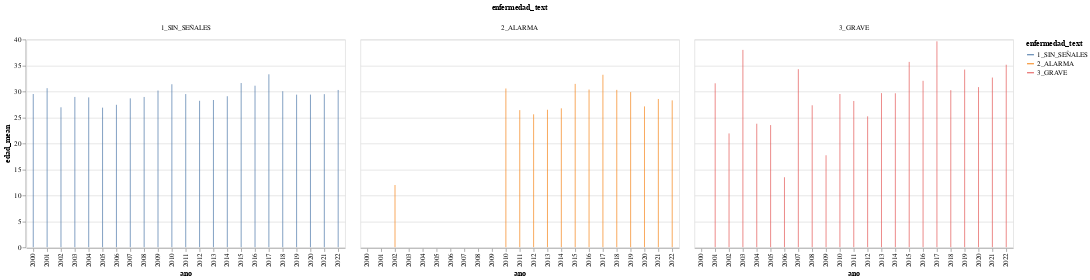

The notebook cell saved with this chart:
### Code cell
enc_data=alt_data.encode(alt.X('ano:O'),
                         alt.Column('enfermedad_text:N'),
                         alt.Y('edad_mean:Q'),
                         alt.Color('enfermedad_text:N'),tooltip=['case_sum']).interactive()
enc_data.mark_rule()

### Figure 1 — Vega-Lite specification as saved in the notebook (floating-point values rounded to 4 significant figures)
{"config": {"view": {"continuousWidth": 300, "continuousHeight": 300}}, "data": {"name": "data-ca5f517d809e5f5c8dde317cb9847822"}, "mark": {"type": "rule"}, "encoding": {"color": {"field": "enfermedad_text", "type": "nominal"}, "column": {"field": "enfermedad_text", "type": "nominal"}, "tooltip": [{"field": "case_sum", "type": "quantitative"}], "x": {"field": "ano", "type": "ordinal"}, "y": {"field": "edad_mean", "type": "quantitative"}}, "params": [{"name": "param_108", "select": {"type": "interval", "encodings": ["x", "y"]}, "bind": "scales"}], "$schema": "https://vega.github.io/schema/vega-lite/v5.17.0.json", "datasets": {"data-ca5f517d809e5f5c8dde317cb9847822": [{"ano": 2000, "enfermedad": "SIN_SEÑALES", "edad_mean": 29.51, "edad_median": 27.0, "case_sum": 4324, "enfermedad_text": "1_SIN_SEÑALES"}, {"ano": 2001, "enfermedad": "SIN_SEÑALES", "edad_mean": 30.63, "edad_median": 28.0, "case_sum": 15851, "enfermedad_text": "1_SIN_SEÑALES"}, {"ano": 2001, "enfermedad": "GRAVE", "edad_mean": 31.57, "edad_median": 28.0, "case_sum": 241, "enfermedad_text": "3_GRAVE"}, {"ano": 2002, "enfermedad": "SIN_SEÑALES", "edad_mean": 26.96, "edad_median": 24.0, "case_sum": 6278, "enfermedad_text": "1_SIN_SEÑALES"}, {"ano": 2002, "enfermedad": "ALARMA", "edad_mean": 12.0, "edad_median": 12.0, "case_sum": 1, "enfermedad_text": "2_ALARMA"}, {"ano": 2002, "enfermedad": "GRAVE", "edad_mean": 21.93, "edad_median": 19.0, "case_sum": 14, "enfermedad_text": "3_GRAVE"}, {"ano": 2003, "enfermedad": "SIN_SEÑALES", "edad_mean": 28.95, "edad_median": 27.0, "case_sum": 2850, "enfermedad_text": "1_SIN_SEÑALES"}, {"ano": 2003, "enfermedad": "GRAVE", "edad_mean": 38.0, "edad_median": 30.0, "case_sum": 15, "enfermedad_text": "3_GRAVE"}, {"ano": 2004, "enfermedad": "SIN_SEÑALES", "edad_mean": 28.86, "edad_median": 26.0, "case_sum": 7928, "enfermedad_text": "1_SIN_SEÑALES"}, {"ano": 2004, "enfermedad": "GRAVE", "edad_mean": 23.79, "edad_median": 19.0, "case_sum": 34, "enfermedad_text": "3_GRAVE"}, {"ano": 2005, "enfermedad": "SIN_SEÑALES", "edad_mean": 26.89, "edad_median": 24.0, "case_sum": 5000, "enfermedad_text": "1_SIN_SEÑALES"}, {"ano": 2005, "enfermedad": "GRAVE", "edad_mean": 23.53, "edad_median": 23.0, "case_sum": 15, "enfermedad_text": "3_GRAVE"}, {"ano": 2006, "enfermedad": "SIN_SEÑALES", "edad_mean": 27.44, "edad_median": 25.0, "case_sum": 3624, "enfermedad_text": "1_SIN_SEÑALES"}, {"ano": 2006, "enfermedad": "GRAVE", "edad_mean": 13.5, "edad_median": 8.5, "case_sum": 4, "enfermedad_text": "3_GRAVE"}, {"ano": 2007, "enfermedad": "SIN_SEÑALES", "edad_mean": 28.68, "edad_median": 26.0, "case_sum": 5299, "enfermedad_text": "1_SIN_SEÑALES"}, {"ano": 2007, "enfermedad": "GRAVE", "edad_mean": 34.29, "edad_median": 30.0, "case_sum": 35, "enfermedad_text": "3_GRAVE"}, {"ano": 2008, "enfermedad": "SIN_SEÑALES", "edad_mean": 28.94, "edad_median": 26.0, "case_sum": 10493, "enfermedad_text": "1_SIN_SEÑALES"}, {"ano": 2008, "enfermedad": "GRAVE", "edad_mean": 27.34, "edad_median": 22.0, "case_sum": 35, "enfermedad_text": "3_GRAVE"}, {"ano": 2009, "enfermedad": "SIN_SEÑALES", "edad_mean": 30.18, "edad_median": 28.0, "case_sum": 11271, "enfermedad_text": "1_SIN_SEÑALES"}, {"ano": 2009, "enfermedad": "GRAVE", "edad_mean": 17.73, "edad_median": 13.0, "case_sum": 11, "enfermedad_text": "3_GRAVE"}, {"ano": 2010, "enfermedad": "SIN_SEÑALES", "edad_mean": 31.39, "edad_median": 29.0, "case_sum": 12286, "enfermedad_text": "1_SIN_SEÑALES"}, {"ano": 2010, "enfermedad": "ALARMA", "edad_mean": 30.57, "edad_median": 27.0, "case_sum": 129, "enfermedad_text": "2_ALARMA"}, {"ano": 2010, "enfermedad": "GRAVE", "edad_mean": 29.51, "edad_median": 30.0, "case_sum": 39, "enfermedad_text": "3_GRAVE"}, {"ano": 2011, "enfermedad": "SIN_SEÑALES", "edad_mean": 29.5, "edad_median": 27.0, "case_sum": 12241, "enfermedad_text": "1_SIN_SEÑALES"}, {"ano": 2011, "enfermedad": "ALARMA", "edad_mean": 26.41, "edad_median": 23.0, "case_sum": 2822, "enfermedad_text": "2_ALARMA"}, {"ano": 2011, "enfermedad": "GRAVE", "edad_mean": 28.17, "edad_median": 25.0, "case_sum": 173, "enfermedad_text": "3_GRAVE"}, {"ano": 2012, "enfermedad": "SIN_SEÑALES", "edad_mean": 28.2, "edad_median": 25.0, "case_sum": 16645, "enfermedad_text": "1_SIN_SEÑALES"}, {"ano": 2012, "enfermedad": "ALARMA", "edad_mean": 25.6, "edad_median": 21.0, "case_sum": 3935, "enfermedad_text": "2_ALARMA"}, {"ano": 2012, "enfermedad": "GRAVE", "edad_mean": 25.22, "edad_median": 23.0, "case_sum": 195, "enfermedad_text": "3_GRAVE"}, {"ano": 2013, "enfermedad": "SIN_SEÑALES", "edad_mean": 28.36, "edad_median": 26.0, "case_sum": 8672, "enfermedad_text": "1_SIN_SEÑALES"}, {"ano": 2013, "enfermedad": "ALARMA", "edad_mean": 26.48, "edad_median": 22.0, "case_sum": 3297, "enfermedad_text": "2_ALARMA"}, {"ano": 2013, "enfermedad": "GRAVE", "edad_mean": 29.68, "edad_median": 25.0, "case_sum": 72, "enfermedad_text": "3_GRAVE"}, {"ano": 2014, "enfermedad": "SIN_SEÑALES", "edad_mean": 29.08, "edad_median": 26.0, "case_sum": 11495, "enfermedad_text": "1_SIN_SEÑALES"}, {"ano": 2014, "enfermedad": "ALARMA", "edad_mean": 26.75, "edad_median": 22.0, "case_sum": 3943, "enfermedad_text": "2_ALARMA"}, {"ano": 2014, "enfermedad": "GRAVE", "edad_mean": 29.65, "edad_median": 24.5, "case_sum": 92, "enfermedad_text": "3_GRAVE"}, {"ano": 2015, "enfermedad": "SIN_SEÑALES", "edad_mean": 31.62, "edad_median": 29.0, "case_sum": 23436, "enfermedad_text": "1_SIN_SEÑALES"}, {"ano": 2015, "enfermedad": "ALARMA", "edad_mean": 31.46, "edad_median": 28.0, "case_sum": 5908, "enfermedad_text": "2_ALARMA"}, {"ano": 2015, "enfermedad": "GRAVE", "edad_mean": 35.69, "edad_median": 32.0, "case_sum": 123, "enfermedad_text": "3_GRAVE"}, {"ano": 2016, "enfermedad": "SIN_SEÑALES", "edad_mean": 31.11, "edad_median": 28.0, "case_sum": 19463, "enfermedad_text": "1_SIN_SEÑALES"}, {"ano": 2016, "enfermedad": "ALARMA", "edad_mean": 30.37, "edad_median": 27.0, "case_sum": 3279, "enfermedad_text": "2_ALARMA"}, {"ano": 2016, "enfermedad": "GRAVE", "edad_mean": 32.05, "edad_median": 30.0, "case_sum": 123, "enfermedad_text": "3_GRAVE"}, {"ano": 2017, "enfermedad": "SIN_SEÑALES", "edad_mean": 33.3, "edad_median": 30.0, "case_sum": 36555, "enfermedad_text": "1_SIN_SEÑALES"}, {"ano": 2017, "enfermedad": "ALARMA", "edad_mean": 33.21, "edad_median": 30.0, "case_sum": 6285, "enfermedad_text": "2_ALARMA"}, {"ano": 2017, "enfermedad": "GRAVE", "edad_mean": 39.65, "edad_median": 35.0, "case_sum": 231, "enfermedad_text": "3_GRAVE"}, {"ano": 2018, "enfermedad": "SIN_SEÑALES", "edad_mean": 30.05, "edad_median": 28.0, "case_sum": 3397, "enfermedad_text": "1_SIN_SEÑALES"}, {"ano": 2018, "enfermedad": "ALARMA", "edad_mean": 30.31, "edad_median": 28.0, "case_sum": 1089, "enfermedad_text": "2_ALARMA"}, {"ano": 2018, "enfermedad": "GRAVE", "edad_mean": 30.25, "edad_median": 28.5, "case_sum": 64, "enfermedad_text": "3_GRAVE"}, {"ano": 2019, "enfermedad": "SIN_SEÑALES", "edad_mean": 29.39, "edad_median": 27.0, "case_sum": 10276, "enfermedad_text": "1_SIN_SEÑALES"}, {"ano": 2019, "enfermedad": "ALARMA", "edad_mean": 29.88, "edad_median": 27.0, "case_sum": 2745, "enfermedad_text": "2_ALARMA"}, {"ano": 2019, "enfermedad": "GRAVE", "edad_mean": 34.22, "edad_median": 31.5, "case_sum": 158, "enfermedad_text": "3_GRAVE"}, {"ano": 2020, "enfermedad": "SIN_SEÑALES", "edad_mean": 29.4, "edad_median": 27.0, "case_sum": 34040, "enfermedad_text": "1_SIN_SEÑALES"}, {"ano": 2020, "enfermedad": "ALARMA", "edad_mean": 27.13, "edad_median": 23.0, "case_sum": 5479, "enfermedad_text": "2_ALARMA"}, {"ano": 2020, "enfermedad": "GRAVE", "edad_mean": 30.84, "edad_median": 26.0, "case_sum": 225, "enfermedad_text": "3_GRAVE"}, {"ano": 2021, "enfermedad": "SIN_SEÑALES", "edad_mean": 29.48, "edad_median": 27.0, "case_sum": 36674, "enfermedad_text": "1_SIN_SEÑALES"}, {"ano": 2021, "enfermedad": "ALARMA", "edad_mean": 28.56, "edad_median": 26.0, "case_sum": 3698, "enfermedad_text": "2_ALARMA"}, {"ano": 2021, "enfermedad": "GRAVE", "edad_mean": 32.68, "edad_median": 27.0, "case_sum": 129, "enfermedad_text": "3_GRAVE"}, {"ano": 2022, "enfermedad": "SIN_SEÑALES", "edad_mean": 30.29, "edad_median": 27.0, "case_sum": 48625, "enfermedad_text": "1_SIN_SEÑALES"}, {"ano": 2022, "enfermedad": "ALARMA", "edad_mean": 28.29, "edad_median": 25.0, "case_sum": 7370, "enfermedad_text": "2_ALARMA"}, {"ano": 2022, "enfermedad": "GRAVE", "edad_mean": 35.15, "edad_median": 32.0, "case_sum": 212, "enfermedad_text": "3_GRAVE"}]}}
